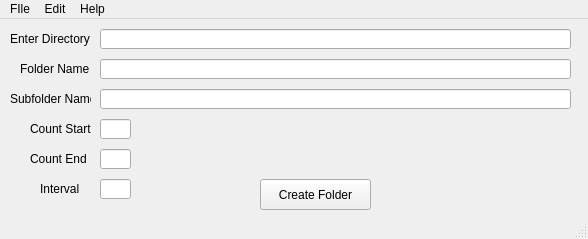
<?xml version="1.0" encoding="UTF-8"?>
<ui version="4.0">
 <author>CyberKinetix</author>
 <class>MainWindow</class>
 <widget class="QMainWindow" name="MainWindow">
  <property name="geometry">
   <rect>
    <x>0</x>
    <y>0</y>
    <width>588</width>
    <height>239</height>
   </rect>
  </property>
  <property name="windowTitle">
   <string>Directory Maker</string>
  </property>
  <widget class="QWidget" name="centralwidget">
   <widget class="QPushButton" name="createButton">
    <property name="geometry">
     <rect>
      <x>260</x>
      <y>160</y>
      <width>111</width>
      <height>31</height>
     </rect>
    </property>
    <property name="text">
     <string>Create Folder</string>
    </property>
   </widget>
   <widget class="QLabel" name="label">
    <property name="geometry">
     <rect>
      <x>10</x>
      <y>10</y>
      <width>81</width>
      <height>19</height>
     </rect>
    </property>
    <property name="text">
     <string>Enter Directory</string>
    </property>
    <property name="alignment">
     <set>Qt::AlignLeading|Qt::AlignLeft|Qt::AlignVCenter</set>
    </property>
   </widget>
   <widget class="QLineEdit" name="lineEdit">
    <property name="geometry">
     <rect>
      <x>100</x>
      <y>10</y>
      <width>471</width>
      <height>20</height>
     </rect>
    </property>
    <property name="toolTip">
     <string extracomment="C:/Users/rollm/Desktop/">&lt;html&gt;&lt;head/&gt;&lt;body&gt;&lt;pre style=&quot; margin-top:0px; margin-bottom:0px; margin-left:0px; margin-right:0px; -qt-block-indent:0; text-indent:0px; line-height:22px; background-color:#1e1e1e;&quot;&gt;&lt;span style=&quot; font-family:'Consolas,Courier New,monospace'; font-size:16px; color:#ce9178;&quot;&gt;C:/Users/rollm/Desktop/&lt;/span&gt;&lt;/pre&gt;&lt;/body&gt;&lt;/html&gt;</string>
    </property>
    <property name="toolTipDuration">
     <number>-2</number>
    </property>
    <property name="autoFillBackground">
     <bool>false</bool>
    </property>
   </widget>
   <widget class="QLineEdit" name="lineEdit_2">
    <property name="geometry">
     <rect>
      <x>100</x>
      <y>40</y>
      <width>471</width>
      <height>20</height>
     </rect>
    </property>
   </widget>
   <widget class="QLabel" name="label_2">
    <property name="geometry">
     <rect>
      <x>20</x>
      <y>40</y>
      <width>71</width>
      <height>19</height>
     </rect>
    </property>
    <property name="text">
     <string>Folder Name</string>
    </property>
    <property name="alignment">
     <set>Qt::AlignLeading|Qt::AlignLeft|Qt::AlignVCenter</set>
    </property>
   </widget>
   <widget class="QLabel" name="label_3">
    <property name="geometry">
     <rect>
      <x>10</x>
      <y>70</y>
      <width>81</width>
      <height>19</height>
     </rect>
    </property>
    <property name="text">
     <string>Subfolder Name</string>
    </property>
    <property name="alignment">
     <set>Qt::AlignLeading|Qt::AlignLeft|Qt::AlignVCenter</set>
    </property>
   </widget>
   <widget class="QLineEdit" name="lineEdit_3">
    <property name="geometry">
     <rect>
      <x>100</x>
      <y>70</y>
      <width>471</width>
      <height>20</height>
     </rect>
    </property>
   </widget>
   <widget class="QLineEdit" name="lineEdit_4">
    <property name="geometry">
     <rect>
      <x>100</x>
      <y>100</y>
      <width>31</width>
      <height>20</height>
     </rect>
    </property>
   </widget>
   <widget class="QLineEdit" name="lineEdit_5">
    <property name="geometry">
     <rect>
      <x>100</x>
      <y>130</y>
      <width>31</width>
      <height>20</height>
     </rect>
    </property>
   </widget>
   <widget class="QLineEdit" name="lineEdit_6">
    <property name="geometry">
     <rect>
      <x>100</x>
      <y>160</y>
      <width>31</width>
      <height>20</height>
     </rect>
    </property>
   </widget>
   <widget class="QLabel" name="label_4">
    <property name="geometry">
     <rect>
      <x>30</x>
      <y>100</y>
      <width>61</width>
      <height>19</height>
     </rect>
    </property>
    <property name="text">
     <string>Count Start</string>
    </property>
    <property name="alignment">
     <set>Qt::AlignLeading|Qt::AlignLeft|Qt::AlignVCenter</set>
    </property>
   </widget>
   <widget class="QLabel" name="label_5">
    <property name="geometry">
     <rect>
      <x>30</x>
      <y>130</y>
      <width>61</width>
      <height>19</height>
     </rect>
    </property>
    <property name="text">
     <string>Count End</string>
    </property>
    <property name="alignment">
     <set>Qt::AlignLeading|Qt::AlignLeft|Qt::AlignVCenter</set>
    </property>
   </widget>
   <widget class="QLabel" name="label_6">
    <property name="geometry">
     <rect>
      <x>40</x>
      <y>160</y>
      <width>41</width>
      <height>19</height>
     </rect>
    </property>
    <property name="text">
     <string>Interval</string>
    </property>
    <property name="alignment">
     <set>Qt::AlignLeading|Qt::AlignLeft|Qt::AlignVCenter</set>
    </property>
   </widget>
  </widget>
  <widget class="QMenuBar" name="menubar">
   <property name="geometry">
    <rect>
     <x>0</x>
     <y>0</y>
     <width>588</width>
     <height>21</height>
    </rect>
   </property>
   <widget class="QMenu" name="menuFIle">
    <property name="title">
     <string>FIle</string>
    </property>
   </widget>
   <widget class="QMenu" name="menuEdit">
    <property name="title">
     <string>Edit</string>
    </property>
   </widget>
   <widget class="QMenu" name="menuHelp">
    <property name="title">
     <string>Help</string>
    </property>
   </widget>
   <addaction name="menuFIle"/>
   <addaction name="menuEdit"/>
   <addaction name="menuHelp"/>
  </widget>
  <widget class="QStatusBar" name="statusbar"/>
 </widget>
 <resources/>
 <connections/>
</ui>
